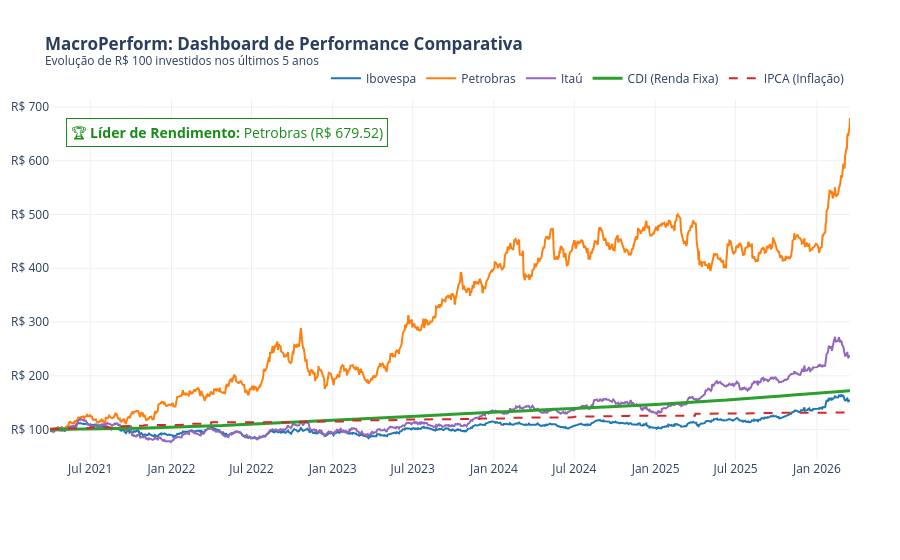

Source (notebook cell):
### Code cell
# MÓDULO 5: O Dashboard Interativo
import plotly.graph_objects as go

fig = go.Figure()

# Adicionando os ativos dinamicamente ao gráfico
cores = ['#1f77b4', '#ff7f0e', '#9467bd'] # Cores para as ações
for i, coluna in enumerate(nomes_amigaveis.values()):
    fig.add_trace(go.Scatter(x=df_dashboard.index, y=df_dashboard[coluna], name=coluna, line=dict(width=2, color=cores[i])))

# Adicionando CDI e Inflação com destaque
fig.add_trace(go.Scatter(x=df_dashboard.index, y=df_dashboard['CDI_Acumulado'], name='CDI (Renda Fixa)', line=dict(color='#2ca02c', width=3)))
fig.add_trace(go.Scatter(x=df_dashboard.index, y=df_dashboard['IPCA_Acumulado'], name='IPCA (Inflação)', line=dict(color='#d62728', width=2, dash='dash')))

# Configurações do Dashboard (KPIs em anotações)
melhor_ativo = kpi_resultados.index[0]
valor_max = kpi_resultados.iloc[0]

fig.update_layout(
    title='<b>MacroPerform: Dashboard de Performance Comparativa</b><br><sup>Evolução de R$ 100 investidos nos últimos 5 anos</sup>',
    template='plotly_white',
    hovermode='x unified',
    legend=dict(orientation="h", yanchor="bottom", y=1.02, xanchor="right", x=1),
    margin=dict(l=50, r=50, t=100, b=100),
)

# Adicionando um "Card" de KPI dentro do gráfico
fig.add_annotation(
    xref="paper", yref="paper", x=0.02, y=0.95,
    text=f"🏆 <b>Líder de Rendimento:</b> {melhor_ativo} (R$ {valor_max:.2f})",
    showarrow=False, font=dict(size=14, color="green"),
    bgcolor="white", bordercolor="green", borderpad=4, opacity=0.9
)

fig.update_yaxes(tickprefix="R$ ", gridcolor='#f0f0f0')
fig.update_xaxes(gridcolor='#f0f0f0')

fig.show()

### Figure 1 — Plotly figure (JSON) as saved in the notebook; plotly's stock layout.template omitted (floating-point values rounded to 4 significant figures; data arrays with more than 128 entries replaced by an {"elided": "..."} marker saying what was removed)
{"data": [{"line": {"color": "#1f77b4", "width": 2}, "name": "Ibovespa", "type": "scatter", "x": {"elided": "1237 str values"}, "y": {"elided": "1237 float values"}}, {"line": {"color": "#ff7f0e", "width": 2}, "name": "Petrobras", "type": "scatter", "x": {"elided": "1237 str values"}, "y": {"elided": "1237 float values"}}, {"line": {"color": "#9467bd", "width": 2}, "name": "Itaú", "type": "scatter", "x": {"elided": "1237 str values"}, "y": {"elided": "1237 float values"}}, {"line": {"color": "#2ca02c", "width": 3}, "name": "CDI (Renda Fixa)", "type": "scatter", "x": {"elided": "1237 str values"}, "y": {"elided": "1237 float values"}}, {"line": {"color": "#d62728", "dash": "dash", "width": 2}, "name": "IPCA (Inflação)", "type": "scatter", "x": {"elided": "1237 str values"}, "y": {"elided": "1237 float values"}}], "layout": {"annotations": [{"bgcolor": "white", "bordercolor": "green", "borderpad": 4, "font": {"color": "green", "size": 14}, "opacity": 0.9, "showarrow": false, "text": "🏆 <b>Líder de Rendimento:</b> Petrobras (R$ 679.52)", "x": 0.02, "xref": "paper", "y": 0.95, "yref": "paper"}], "hovermode": "x unified", "legend": {"orientation": "h", "x": 1, "xanchor": "right", "y": 1.02, "yanchor": "bottom"}, "margin": {"b": 100, "l": 50, "r": 50, "t": 100}, "title": {"text": "<b>MacroPerform: Dashboard de Performance Comparativa</b><br><sup>Evolução de R$ 100 investidos nos últimos 5 anos</sup>"}, "xaxis": {"gridcolor": "#f0f0f0"}, "yaxis": {"gridcolor": "#f0f0f0", "tickprefix": "R$ "}}}
